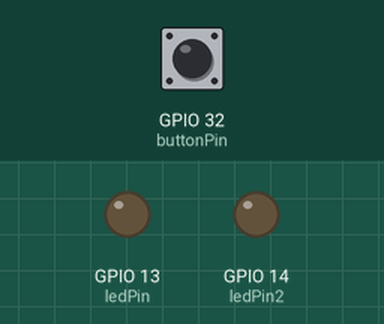
A sketch run on a simulated ESP32. Shown: output pins drawn as LEDs (lit = HIGH). The inputs (shaded band) are chosen by the test bench; at power-on: GPIO 32 (buttonPin) LOW.

Above: at 1.8 s.
1.9 s: GPIO 32 (buttonPin) pulled HIGH for 0.6 s
At 2.4 s:
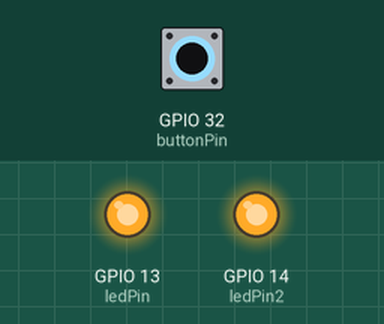
4.0 s: GPIO 32 (buttonPin) pulled HIGH for 3.2 s
At 8.1 s:
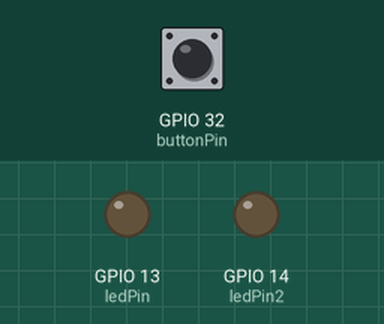
Timing chart, 0 to 9.6 s (numbered marks = the images above; inputs shaded):
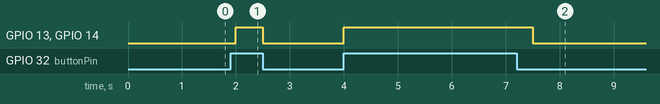

Measured:
- after the input at 1.9 s, GPIO 13 (ledPin), GPIO 14 (ledPin2): LOW → HIGH after 0.10 s, → LOW 0.50 s later
- after the input at 4.0 s, GPIO 13 (ledPin), GPIO 14 (ledPin2): LOW → HIGH at once, → LOW 3.5 s later

The sketch:

git_test.ino
```cpp
int ledPin = 13;
int ledPin2 = 14;

int buttonPin = 32;

void setup() {
  pinMode(ledPin, OUTPUT);
  pinMode(ledPin2, OUTPUT);
  pinMode(buttonPin, INPUT);
}

void loop() {
  if (digitalRead(buttonPin) == HIGH) {
    digitalWrite(ledPin, HIGH);
    digitalWrite(ledPin2, HIGH);
    delay(500);
  } else {
    digitalWrite(ledPin, LOW);
    digitalWrite(ledPin2, LOW);
    delay(500);
  }
}
```
